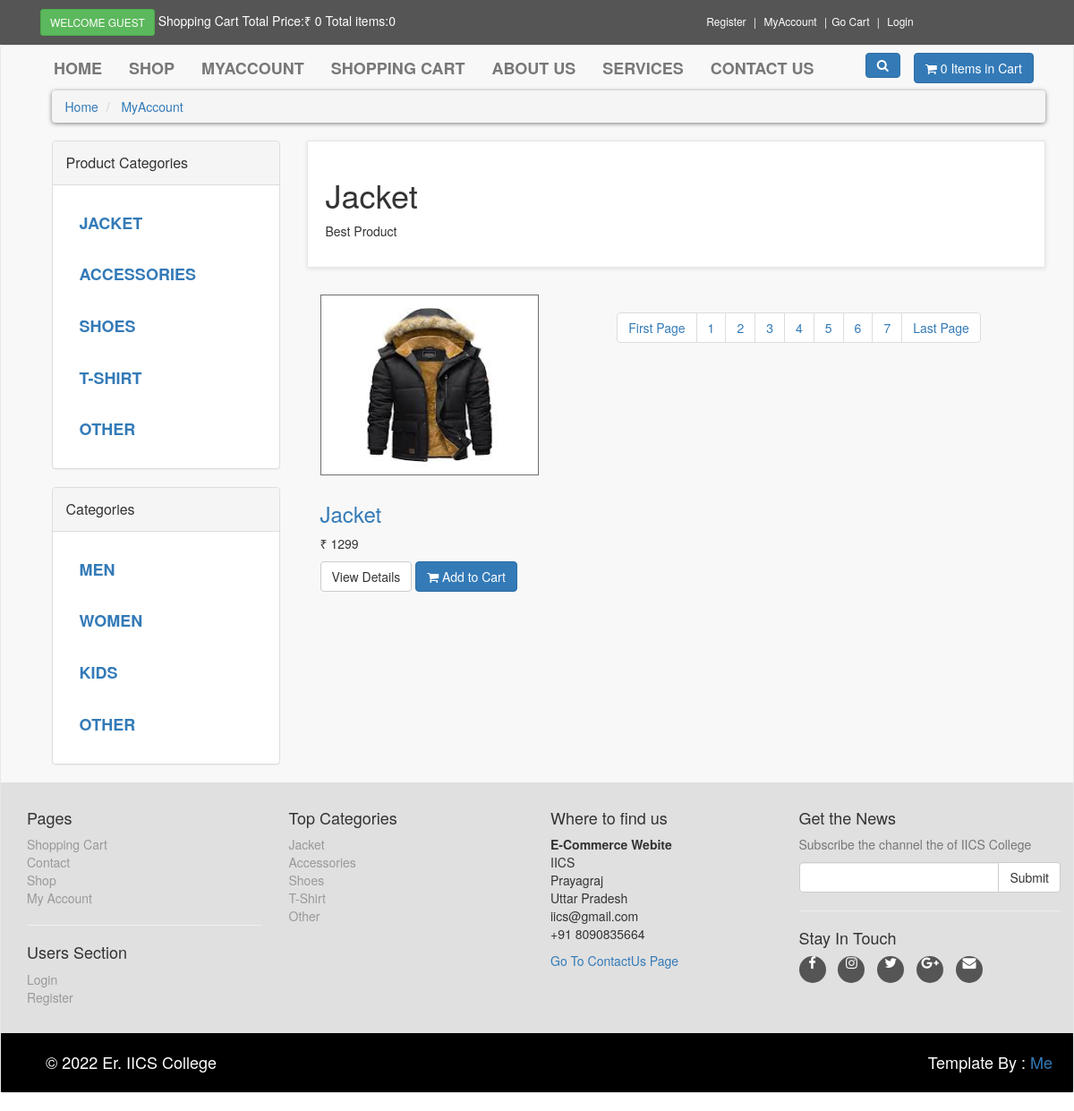
The page /shop.php?p_cat=1 on the database as committed earlier.
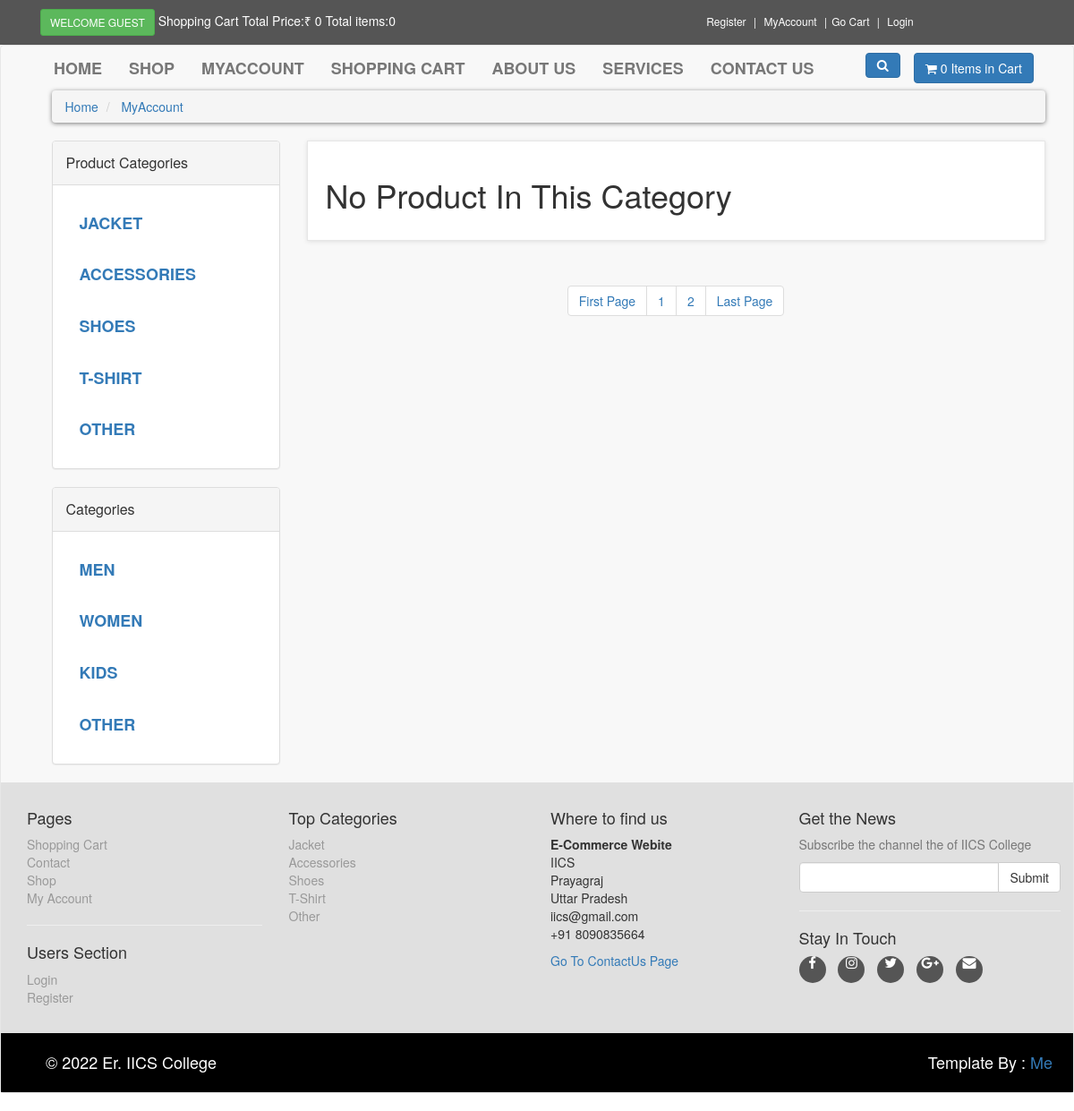
The same page on the database as committed later.
### tables this page shows
CREATE TABLE `product_categories` (
  `p_cat_Id` int(10) NOT NULL,
  `p_cat_title` text NOT NULL,
  `p_cat_desc` text NOT NULL
);

CREATE TABLE `categories` (
  `cat_id` int(10) NOT NULL,
  `cat_title` text NOT NULL,
  `cat_desc` text NOT NULL
);

CREATE TABLE `product` (
  `product_id` int(10) NOT NULL,
  `p_cat_Id` int(10) NOT NULL,
  `cat_id` int(10) NOT NULL,
  `date` timestamp NOT NULL DEFAULT current_timestamp() ON UPDATE current_timestamp(),
  `product_title` text NOT NULL,
  `product_img1` text NOT NULL,
  `product_img2` text NOT NULL,
  `product_img3` text NOT NULL,
  `product_price` int(10) NOT NULL,
  `product_desc` text NOT NULL,
  `product_keyword` text NOT NULL
);

### functions/function.php (the view, shortened to what this page needs)
<?php
$db = mysqli_connect("localhost", "root", "", "php_ecommerce_website");
 function getUserIp(){
  switch(true){
    default : return $_SERVER['REMOTE_ADDR'];
  }
 }
 function price_count(){
  $total=0;
  echo $total;
 }
 function item(){
  global $db;
  $ip_address= getUserIp();
  $get_items="SELECT * FROM cart WHERE ip_add= '$ip_address' ";
  $run_items=mysqli_query($db,$get_items);
  $count=mysqli_num_rows($run_items);
  echo $count;
 }
function getPcat()
{
  global $db;
  $get_p_cat = "SELECT *FROM product_categories";
  $run_p_cat = mysqli_query($db, $get_p_cat);
  while ($row_p_cat = mysqli_fetch_array($run_p_cat)) {
    $p_cat_id = $row_p_cat['p_cat_Id'];
    $p_cat_title = $row_p_cat['p_cat_title'];
    echo "
          <li><a href='shop.php?p_cat=$p_cat_id'>$p_cat_title</a></li>
         ";
  }
}
function getCat()
{
  global $db;
  $get_p_cat = "SELECT *FROM categories";
  $run_p_cat = mysqli_query($db, $get_p_cat);
  while ($row_p_cat = mysqli_fetch_array($run_p_cat)) {
    $cat_id = $row_p_cat['cat_id'];
    $cat_title = $row_p_cat['cat_title'];
    echo "
          <li><a href='shop.php?cat_id=$cat_id'>$cat_title</a></li>
         ";
  }
}
function getPcatPro()
{
  global $db;
  if (isset($_GET['p_cat'])) {
    $p_cat_id = $_GET['p_cat'];
    $get_p_cats = "SELECT * FROM product_categories WHERE p_cat_Id='$p_cat_id' ";
    $run_p_cats = mysqli_query($db, $get_p_cats);
    $row_p_cats = mysqli_fetch_array($run_p_cats);
    $p_cat_id = $row_p_cats['p_cat_Id'];
    $p_cat_title = $row_p_cats['p_cat_title'];
    $p_cat_desc = $row_p_cats['p_cat_desc'];
    $get_products = "SELECT * FROM product WHERE p_cat_id='$p_cat_id' ";
    $run_products = mysqli_query($db, $get_products);
    $count = mysqli_num_rows($run_products);
    if ($count == 0) {
      echo "
          <div class='box'>
           <h1>No Product In This Category</h1>
          </div>
      ";
    } else {
      echo "
          <div class='box'>
           <h1>$p_cat_title</h1>
           <p>$p_cat_desc</p>
          </div>
      ";
    }
    while ($row_products = mysqli_fetch_array($run_products)) {
      $product_id = $row_products['product_id'];
      $product_title = $row_products['product_title'];
      $product_img1 = $row_products['product_img1'];
      $product_price = $row_products['product_price'];
      echo "
        <div class='col-md-4 col-sm-6 center-responsive'>
              <div class='product'>
                  <a href='details.php?pro_id=$product_id'>
                     <img src='admin_area/product_images_downloads/$product_img1' class='img-responsive' id='image'/>
                  </a>
              </div>
              <div class='text'>
                  <h3><a href='details.php?pro_id=$product_id' id='hide'>$product_title</a></h3>
                      <p class='price' id='price'>₹ $product_price</p>
                      <p class='buttons'>
                          <a href='details.php?pro_id=$product_id' class='btn btn-default'>View Details</a>
                          <a href='details.php?pro_id=$product_id' class='btn btn-primary'><i class='fa fa-shopping-cart'></i>  Add to Cart</a>
                      </p>
              </div>
        </div>
     ";
    }
  }
}
?>

### common_index.php (shortened to what this page needs)
<?php
 include("functions/function.php");
?>
<!DOCTYPE html>
<html lang="en">
<head>
    <link rel="stylesheet" href="style/style.css">
    <link rel="stylesheet" href="https://maxcdn.bootstrapcdn.com/bootstrap/3.4.1/css/bootstrap.min.css">
    <link rel="stylesheet" href="https://cdnjs.cloudflare.com/ajax/libs/font-awesome/4.7.0/css/font-awesome.min.css">
</head>
<body>
    <div id='top'>
        <div class="container">
            <div class="col-md-6 offer">
                <a href="#" class="btn btn-success btn-sm">
                <?php
                 if(!isset($_SESSION['c_email'])){
                   echo "Welcome Guest";
                 }else{
                    echo "Welcome : ".$_SESSION['c_email'];
                 }
                ?>
                </a>
                <a href="#" id="link">Shopping Cart Total Price:₹ <?php price_count()?> Total items:<?php item();?> </a>
            </div>
            <div class="col-md-6">
                <ul class="menu">
                    <li><a href="customer_registration.php" id="link">Register</a></li>
                    <li>
                        <?php
                         if(!isset($_SESSION['c_email'])){
                            echo "<a href='checkout.php' id='hide' name='hide'>MyAccount</a>";
                         }else{
                            echo "<a href='customer/my_account.php?my_order' id='hide' name='hide'>MyAccount</a>";
                         }
                        ?>
                    </li>
                    <li><a href="card.php" id="link">Go Cart</a></li>
                    <li><a href="login.php" id="link">
                    <?php
                      if(!isset($_SESSION['c_email'])){
                        echo "<a href='checkout.php' id='link'>Login</a>";
                      }else{
                        echo "<a href='logout.php' id='link'>Logout</a>";
                      }
                     ?>
                        </a>
                    </li>
                </ul>
            </div>
        </div>
    </div>
    <div class="navbar navbar-default" id="navbar">
        <div class="container">
            <div class="navbar-collapse collapse" id="navigation">
                <div class="padding-nav">
                    <ul class="nav navbar-nav navbar-left">
                        <li ><a href="index.php">Home</a></li>
                        <li ><a href="shop.php">Shop</a></li>
                        <li>
                        <?php
                         if(!isset($_SESSION['c_email'])){
                            echo "<a href='checkout.php' id='hide' name='hide'>MyAccount</a>";
                         }else{
                            echo "<a href='customer/my_account.php?my_order' id='hide' name='hide'>MyAccount</a>";
                         }
                        ?>
                        </li>
                        <li><a href="card.php">Shopping Cart</a></li>
                        <li><a href="about.php">About Us</a></li>
                        <li><a href="services.php">Services</a></li>
                        <li><a href="contactus.php">Contact Us</a></li>
                    </ul>
                </div>
                <a href="card.php" class="btn btn-primary navbar-btn right" id="click">
                    <i class="fa fa-shopping-cart"></i>
                    <span><?php item();?> Items in Cart</span>
                </a>
                <div class="navbar-collapse collapse right">
                    <button type="button" class="btn navbar-btn btn-primary" data-toggle="collapse" data-target="#search">
                           <i class="fa fa-search"></i>
                    </button>
                </div>
        </div>
    </div>

### shop.php (shortened to what this page needs)
<?php
 include("common_index.php");
?>
    <div id='content'>
        <div class="container">
            <div class="col-md-12">
                <ul class="breadcrumb">
                    <li><a href="index.php" id='hide' name='hide'>Home</a></li>
                    <li>
                    <?php
                     if(!isset($_SESSION['c_email'])){
                      echo "<a href='checkout.php' id='hide' name='hide'>MyAccount</a>";
                     }else{
                      echo "<a href='customer/my_account.php?my_order' id='hide' name='hide'>MyAccount</a>";
                     }
                    ?>
                    </li>
                </ul>
            </div>
            <div class="col-md-3">
                <?php include "include/sidebar.php"; ?>
            </div>
            <div class="col-md-9">
                  <?php
                    getPcatPro();
                  ?>
                <center>
                    <ul class="pagination">
                     <?php
                        GLOBAL $con;
                        $per_page=1;
                        $query="SELECT *FROM product";
                        $run=mysqli_query($con,$query);
                        $total_record=mysqli_num_rows($run);
                        $total_pages=ceil($total_record / $per_page);
                        echo "
                          <li><a href='shop.php?page=1'>".'First Page'."</a></li>
                        ";
                        for($i=1;$i<=$total_pages;$i++){
                           echo "<li><a href='shop.php?page=".$i."'>".$i."</a></li>";
                        }
                        echo "
                          <li><a href='shop.php?page=$total_pages'>".'Last Page'."</a></li>
                        ";
                     ?>
                    </ul>
                </center>
            </div>
        </div>
    </div>
    <?php include ("include/footer.php"); ?>
</body>
</html>

### include/sidebar.php (shortened to what this page needs)
<!DOCTYPE html>
<html lang="en">
<head>
</head>
<body>
    <div class="panel panel-default sidebar-menu">
        <div class="panel-heading">
            <h3 class="panel-title">Product Categories</h3>
        </div>
        <div class="panel-body">
            <ul class="nav nav-pill nav-stacked category-menu">
                <?php
                  getPcat();
                ?>
            </ul>
        </div>
    </div>
    <div class="panel panel-default sidebar-menu">
        <div class="panel-heading">
            <h3 class="panel-title">Categories</h3>
        </div>
        <div class="panel-body">
            <ul class="nav nav-pill nav-stacked category-menu">
            <?php
              getCat();
            ?>
            </ul>
        </div>
    </div>
</body>
</html>

### include/footer.php (shortened to what this page needs)
<?php
  include("db.php");
?>
<!DOCTYPE html>
<html lang="en">
<head>
</head>
<body>
    <div id='footer'>
        <div class="container">
           <div class="row">
              <div class="col-md-3 col-sm-6">
                 <h4>Pages</h4>
                 <ul>
                    <li><a href="card.php" id="hide" name='hide'>Shopping Cart</a></li>
                    <li><a href="contactus.php" id="hide" name='hide'>Contact</a></li>
                    <li><a href="shop.php" id="hide" name='hide'>Shop</a></li>
                    <li><a href="chechout.php" id="hide" name='hide'>My Account</a></li>
                 </ul>
                 <hr>
                 <h4>Users Section</h4>
                 <ul>
                    <li><a href="checkout.php" id="hide" name='hide'>Login</a></li>
                    <li><a href="customer_registration.php" id="hide" name='hide'>Register</a></li>
                 </ul>
              </div>
               <div class="col-md-3 col-sm-6">
                  <h4>Top Categories</h4>
                   <ul>
                    <?php
                     $get_p_cats="SELECT *FROM product_categories";
                     $run_p_cats=mysqli_query($con,$get_p_cats);
                     while($row=mysqli_fetch_array($run_p_cats)){
                         $p_cat_id=$row['p_cat_Id'];
                         $p_cat_title=$row['p_cat_title'];
                         echo "
                           <li><a href='shop.php?p_cat_id=$p_cat_id' id='hide' name='hide'>$p_cat_title</a></li>
                         ";
                     }
                    ?>
                   </ul>
               </div>
               <div class="col-md-3 col-sm-6">
                   <h4>Where to find us</h4>
                    <p>
                        <strong>E-Commerce Webite</strong>
                        <br>IICS
                        <br>Prayagraj
                        <br>Uttar Pradesh
                        <br>iics@gmail.com
                        <br>+91 8090835664
                    </p>
                    <a href="contactus.php" id="hide" name='hide'>Go To ContactUs Page</a>
               </div>
                 <h4>Get the News</h4>
                  <p class="text-muted">
                     Subscribe the channel the of IICS College
                  </p>
                  <form action="" method="post">
                    <div class="input-group">
                        <input type="text" name="email" id="email" class="form-control">
                        <span class="input-group-btn">
                            <input type="submit" value="Submit" class="btn btn-default">
                        </span>
                    </div>
                  </form>
                  <hr>
                  <h4>Stay In Touch</h4>
                  <p class="social">
                    <a href="#"><i class="fa fa-facebook"></i></a>
                    <a href="#"><i class="fa fa-instagram"></i></a>
                    <a href="#"><i class="fa fa-twitter"></i></a>
                    <a href="#"><i class="fa fa-google-plus"></i></a>
                    <a href="#"><i class="fa fa-envelope"></i></a>
                  </p>
           </div>
        </div>
    </div>
    <div id="copyright">
        <div class="container">
            <div  class="col-md-6">
              <p class="pull-left">
                 &copy; 2022 Er. IICS College
              </p>
            </div class="col-md-6">
              <p class="pull-right">
                Template By : <a href="#">Me</a>
              </p>
        </div>
    </div>
</body>
</html>

### style/style.css (style rules this page uses)
body { font-family: "Roboto",helvetics,arial,sana-serif; font-size: 14px; line-height: 1.4287143; color: #333333; background-color: #f0f0f0; }
#top { background-color: #555555; padding: 10px 0px; }
#top .offer { color: #fff; }
#link { text-decoration: none; }
#top .offer .btn { text-transform: uppercase; }
#top a { color: #fff; }
#top ul.menu { padding-top: 5px; margin: 0px; text-align: right; font-size: 12px; list-style: none; }
#top ul.menu { text-align: center; }
#top ul.menu>li { display: inline-block; }
#top ul.menu >li { color: #eeeeee; }
#top ul.menu >li +li:before { content: "|"; padding: 0 5px; color: #f7f7f7; }
.navbar { background-color: white; }
.navbar-collapse .right { float: right; }
.navbar ul.nav>li>a { text-transform: uppercase; font-weight: bold; font-size: 18px; padding: 15px; }
.padding-nav { padding-top:0px; }
.btn-primary { color: rgb(255, 255,255); background-color: aqua; border-color:rgb(46, 25, 162); }
.box { background-color: #fff; margin: 0 0 30px; border:solid 1px #e6e6e6; padding: 20px; box-shadow: 0 1px 5px rgb(0,0,0,0.1); }
#content { padding-left: 25px; }
#hide { text-decoration: none; }
.breadcrumb { padding: 8px 15px; margin-bottom: 20px; background-color: #ffffff; border-radius: 0; box-shadow: 0 1px 5px rgb(0,0,0,0.5); }
.breadcrumb >li+li:before { content: ">\000"; color: #cccccc; }
#content .panel.sidebar-menu ul.nav.category-menu li a { text-transform: uppercase; font-weight: bold; }
#content .panel.sidebar-menu h3 { padding: 5px 0px ; margin: 0; }
#footer { background: #e0e0e0; padding: 20px 0; }
#footer ul { padding-left: 0px; list-style: none; }
#footer ul a { color: #999999; padding: 20px 0px; }
#footer .social { text-align: left; }
#footer .social a { margin: 0 10px 0 0; color: #fff; display:inline-block; width: 30px; height: 30px; border-radius: 15px; line-height: 30px; font-size: 15px; text-align: center; transform: all 0.2s ease-out; vertical-align: bottom; background-color: #555555; }
#copyright { background-color: black; color: white; padding: 20px; font-size: 18px; }
#copyright p { margin: 0; }
#content .product { background:#fff; border :solid 1px #6e6e6e; box-sizing: border-box; text-decoration: none; margin-bottom:30px; }

### functions/function.php (style rules this page uses)
#hide { text-decoration: none; }
#image { width: 328px; height: 200px; }

### shop.php (style rules this page uses)
#hide { text-decoration: none; }

Rows that differ between the two databases and show on the page:
removed product: product_img1 (picture), product_title "Jacket", product_price "1299"
shown differently, row unchanged: product_categories "JACKET": p_cat_title "Jacket" → (not shown); p_cat_desc "Best Product" → (not shown)
Other text that changed with them:
text now shown: "No Product In This Category"
list line gone: "3"
list line gone: "4"
list line gone: "5"
list line gone: "6"
list line gone: "7"
